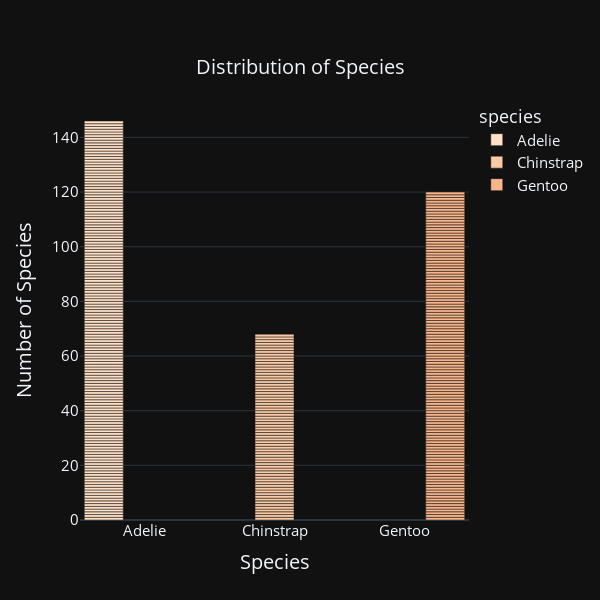

Notebook source saved alongside this figure:
### Code cell
#plot the distribution of different species on different islands in the same graph using a barplot
import plotly.express as px
from plotly.offline import plot
from plotly.subplots import make_subplots
from plotly.graph_objs import *
from plotly.offline import download_plotlyjs, init_notebook_mode, plot, iplot
from plotly.io import write_image
#Distribution of Species 
species_bar = px.bar(penguin_size, x="species", color="species", barmode="group", width = 600, height = 600, title = "Distribution of Species", template = "plotly_dark", color_discrete_sequence = px.colors.sequential.Peach)
species_bar.update_layout(title_x = 0.5, title_y = 0.9, title_font_size = 20, xaxis_title_font_size = 20, yaxis_title_font_size = 20, xaxis_title_text = "Species", yaxis_title_text = "Number of Species", xaxis_tickfont_size = 15, yaxis_tickfont_size = 15, font_size = 15)
species_bar.update_layout(bargap=0.05, bargroupgap=0.05)
species_bar.show()

### Figure 1 — Plotly figure (JSON) as saved in the notebook; plotly's stock layout.template omitted (floating-point values rounded to 4 significant figures; data arrays with more than 128 entries replaced by an {"elided": "..."} marker saying what was removed)
{"data": [{"alignmentgroup": "True", "hovertemplate": "species=%{x}<br>count=%{y}<extra></extra>", "legendgroup": "Adelie", "marker": {"color": "rgb(253, 224, 197)", "pattern": {"shape": ""}}, "name": "Adelie", "offsetgroup": "Adelie", "orientation": "v", "showlegend": true, "textposition": "auto", "type": "bar", "x": {"elided": "146 str values"}, "xaxis": "x", "y": {"elided": "146 int values"}, "yaxis": "y"}, {"alignmentgroup": "True", "hovertemplate": "species=%{x}<br>count=%{y}<extra></extra>", "legendgroup": "Chinstrap", "marker": {"color": "rgb(250, 203, 166)", "pattern": {"shape": ""}}, "name": "Chinstrap", "offsetgroup": "Chinstrap", "orientation": "v", "showlegend": true, "textposition": "auto", "type": "bar", "x": ["Chinstrap", "Chinstrap", "Chinstrap", "Chinstrap", "Chinstrap", "Chinstrap", "Chinstrap", "Chinstrap", "Chinstrap", "Chinstrap", "Chinstrap", "Chinstrap", "Chinstrap", "Chinstrap", "Chinstrap", "Chinstrap", "Chinstrap", "Chinstrap", "Chinstrap", "Chinstrap", "Chinstrap", "Chinstrap", "Chinstrap", "Chinstrap", "Chinstrap", "Chinstrap", "Chinstrap", "Chinstrap", "Chinstrap", "Chinstrap", "Chinstrap", "Chinstrap", "Chinstrap", "Chinstrap", "Chinstrap", "Chinstrap", "Chinstrap", "Chinstrap", "Chinstrap", "Chinstrap", "Chinstrap", "Chinstrap", "Chinstrap", "Chinstrap", "Chinstrap", "Chinstrap", "Chinstrap", "Chinstrap", "Chinstrap", "Chinstrap", "Chinstrap", "Chinstrap", "Chinstrap", "Chinstrap", "Chinstrap", "Chinstrap", "Chinstrap", "Chinstrap", "Chinstrap", "Chinstrap", "Chinstrap", "Chinstrap", "Chinstrap", "Chinstrap", "Chinstrap", "Chinstrap", "Chinstrap", "Chinstrap"], "xaxis": "x", "y": [1, 1, 1, 1, 1, 1, 1, 1, 1, 1, 1, 1, 1, 1, 1, 1, 1, 1, 1, 1, 1, 1, 1, 1, 1, 1, 1, 1, 1, 1, 1, 1, 1, 1, 1, 1, 1, 1, 1, 1, 1, 1, 1, 1, 1, 1, 1, 1, 1, 1, 1, 1, 1, 1, 1, 1, 1, 1, 1, 1, 1, 1, 1, 1, 1, 1, 1, 1], "yaxis": "y"}, {"alignmentgroup": "True", "hovertemplate": "species=%{x}<br>count=%{y}<extra></extra>", "legendgroup": "Gentoo", "marker": {"color": "rgb(248, 181, 139)", "pattern": {"shape": ""}}, "name": "Gentoo", "offsetgroup": "Gentoo", "orientation": "v", "showlegend": true, "textposition": "auto", "type": "bar", "x": ["Gentoo", "Gentoo", "Gentoo", "Gentoo", "Gentoo", "Gentoo", "Gentoo", "Gentoo", "Gentoo", "Gentoo", "Gentoo", "Gentoo", "Gentoo", "Gentoo", "Gentoo", "Gentoo", "Gentoo", "Gentoo", "Gentoo", "Gentoo", "Gentoo", "Gentoo", "Gentoo", "Gentoo", "Gentoo", "Gentoo", "Gentoo", "Gentoo", "Gentoo", "Gentoo", "Gentoo", "Gentoo", "Gentoo", "Gentoo", "Gentoo", "Gentoo", "Gentoo", "Gentoo", "Gentoo", "Gentoo", "Gentoo", "Gentoo", "Gentoo", "Gentoo", "Gentoo", "Gentoo", "Gentoo", "Gentoo", "Gentoo", "Gentoo", "Gentoo", "Gentoo", "Gentoo", "Gentoo", "Gentoo", "Gentoo", "Gentoo", "Gentoo", "Gentoo", "Gentoo", "Gentoo", "Gentoo", "Gentoo", "Gentoo", "Gentoo", "Gentoo", "Gentoo", "Gentoo", "Gentoo", "Gentoo", "Gentoo", "Gentoo", "Gentoo", "Gentoo", "Gentoo", "Gentoo", "Gentoo", "Gentoo", "Gentoo", "Gentoo", "Gentoo", "Gentoo", "Gentoo", "Gentoo", "Gentoo", "Gentoo", "Gentoo", "Gentoo", "Gentoo", "Gentoo", "Gentoo", "Gentoo", "Gentoo", "Gentoo", "Gentoo", "Gentoo", "Gentoo", "Gentoo", "Gentoo", "Gentoo", "Gentoo", "Gentoo", "Gentoo", "Gentoo", "Gentoo", "Gentoo", "Gentoo", "Gentoo", "Gentoo", "Gentoo", "Gentoo", "Gentoo", "Gentoo", "Gentoo", "Gentoo", "Gentoo", "Gentoo", "Gentoo", "Gentoo", "Gentoo"], "xaxis": "x", "y": [1, 1, 1, 1, 1, 1, 1, 1, 1, 1, 1, 1, 1, 1, 1, 1, 1, 1, 1, 1, 1, 1, 1, 1, 1, 1, 1, 1, 1, 1, 1, 1, 1, 1, 1, 1, 1, 1, 1, 1, 1, 1, 1, 1, 1, 1, 1, 1, 1, 1, 1, 1, 1, 1, 1, 1, 1, 1, 1, 1, 1, 1, 1, 1, 1, 1, 1, 1, 1, 1, 1, 1, 1, 1, 1, 1, 1, 1, 1, 1, 1, 1, 1, 1, 1, 1, 1, 1, 1, 1, 1, 1, 1, 1, 1, 1, 1, 1, 1, 1, 1, 1, 1, 1, 1, 1, 1, 1, 1, 1, 1, 1, 1, 1, 1, 1, 1, 1, 1, 1], "yaxis": "y"}], "layout": {"bargap": 0.05, "bargroupgap": 0.05, "barmode": "group", "font": {"size": 15}, "height": 600, "legend": {"title": {"text": "species"}, "tracegroupgap": 0}, "title": {"font": {"size": 20}, "text": "Distribution of Species", "x": 0.5, "y": 0.9}, "width": 600, "xaxis": {"anchor": "y", "categoryarray": ["Adelie", "Chinstrap", "Gentoo"], "categoryorder": "array", "domain": [0, 1], "tickfont": {"size": 15}, "title": {"font": {"size": 20}, "text": "Species"}}, "yaxis": {"anchor": "x", "domain": [0, 1], "tickfont": {"size": 15}, "title": {"font": {"size": 20}, "text": "Number of Species"}}}}
